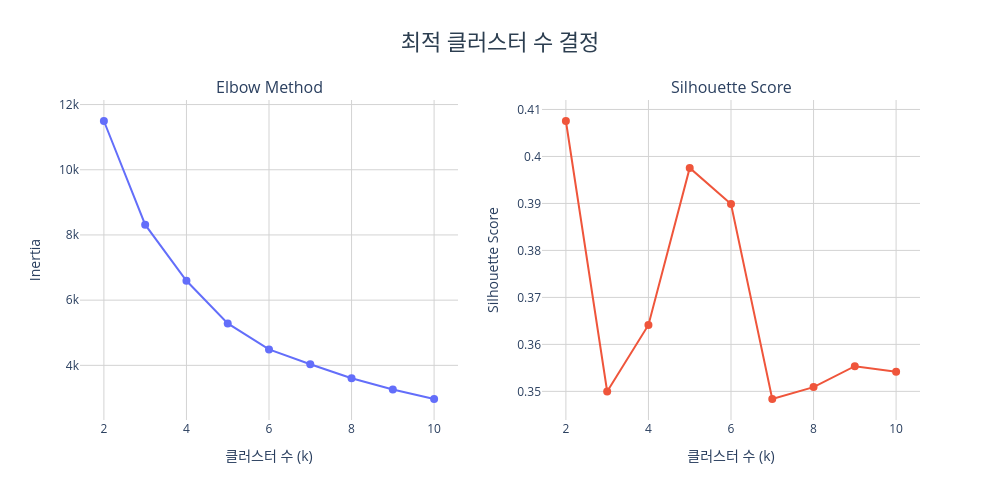

Source (notebook cell):
### Markdown cell above
## 최적 클러스터 수 결정

KMeans 클러스터링을 수행하기 전, 최적의 클러스터 수(k)를 결정하기 위해 **Elbow Method**와 **Silhouette Score** 두 가지 방법을 함께 사용했다.  
이상치에 민감한 Recency, Frequency, Monetary 원본 수치를 그대로 사용하면 클러스터링 결과가 왜곡될 수 있기 때문에, 이상치에 덜 민감한 **RobustScaler**로 스케일링한 값을 사용했다.

- **Elbow Method**: k가 증가할수록 클러스터 내 분산(Inertia)이 감소하는데, 감소폭이 급격히 줄어드는 지점(꺾이는 지점)을 최적 k로 선택한다.
- **Silhouette Score**: 클러스터링의 품질을 평가하는 지표로, 1에 가까울수록 클러스터가 잘 나뉜 것을 의미한다. 가장 높은 점수를 보이는 k를 최적 k로 선택한다.

### Code cell
from sklearn.cluster import KMeans
from sklearn.preprocessing import RobustScaler
from sklearn.metrics import silhouette_score

features = rfm_lifetime[['Recency', 'Frequency', 'Monetary']]
scaler = RobustScaler()
scaled_features = pd.DataFrame(
    scaler.fit_transform(features),
    columns=['Recency', 'Frequency', 'Monetary']
)

inertias = []
silhouette_scores = []
k_range = range(2, 11)

for k in k_range:
    kmeans = KMeans(n_clusters=k, random_state=42, n_init=10)
    labels = kmeans.fit_predict(scaled_features)
    inertias.append(kmeans.inertia_)
    silhouette_scores.append(silhouette_score(scaled_features, labels))

fig = make_subplots(
    rows=1, cols=2,
    subplot_titles=('Elbow Method', 'Silhouette Score')
)

fig.add_trace(
    go.Scatter(
        x=list(k_range), y=inertias,
        mode='lines+markers',
        marker=dict(size=8, color='#636EFA'),
        line=dict(color='#636EFA'),
        showlegend=False
    ),
    row=1, col=1
)

fig.add_trace(
    go.Scatter(
        x=list(k_range), y=silhouette_scores,
        mode='lines+markers',
        marker=dict(size=8, color='#EF553B'),
        line=dict(color='#EF553B'),
        showlegend=False
    ),
    row=1, col=2
)

fig.update_layout(
    title=dict(
        text='최적 클러스터 수 결정',
        font=dict(size=22, color='#2c3e50', family='Arial Black'),
        x=0.5,
        xanchor='center'
    ),
    height=500,
    width=1000,
    plot_bgcolor='white'
)

fig.update_xaxes(gridcolor='lightgray')
fig.update_yaxes(gridcolor='lightgray')
fig.update_yaxes(title_text='Inertia', row=1, col=1)
fig.update_yaxes(title_text='Silhouette Score', row=1, col=2)
fig.update_xaxes(title_text='클러스터 수 (k)', row=1, col=1)
fig.update_xaxes(title_text='클러스터 수 (k)', row=1, col=2)

fig.show()

for k, s in zip(k_range, silhouette_scores):
    print(f"k={k}: {s:.4f}")

### Figure 1 — Plotly figure (JSON) as saved in the notebook; plotly's stock layout.template omitted (floating-point values rounded to 4 significant figures)
{"data": [{"line": {"color": "#636EFA"}, "marker": {"color": "#636EFA", "size": 8}, "mode": "lines+markers", "showlegend": false, "type": "scatter", "x": [2, 3, 4, 5, 6, 7, 8, 9, 10], "xaxis": "x", "y": [11500.0, 8316.0, 6594.0, 5285.0, 4489.0, 4033.0, 3605.0, 3260.0, 2968.0], "yaxis": "y"}, {"line": {"color": "#EF553B"}, "marker": {"color": "#EF553B", "size": 8}, "mode": "lines+markers", "showlegend": false, "type": "scatter", "x": [2, 3, 4, 5, 6, 7, 8, 9, 10], "xaxis": "x2", "y": [0.4075, 0.35, 0.3641, 0.3976, 0.3899, 0.3484, 0.3509, 0.3554, 0.3542], "yaxis": "y2"}], "layout": {"annotations": [{"font": {"size": 16}, "showarrow": false, "text": "Elbow Method", "x": 0.225, "xanchor": "center", "xref": "paper", "y": 1, "yanchor": "bottom", "yref": "paper"}, {"font": {"size": 16}, "showarrow": false, "text": "Silhouette Score", "x": 0.775, "xanchor": "center", "xref": "paper", "y": 1, "yanchor": "bottom", "yref": "paper"}], "height": 500, "plot_bgcolor": "white", "title": {"font": {"color": "#2c3e50", "family": "Arial Black", "size": 22}, "text": "최적 클러스터 수 결정", "x": 0.5, "xanchor": "center"}, "width": 1000, "xaxis": {"anchor": "y", "domain": [0, 0.45], "gridcolor": "lightgray", "title": {"text": "클러스터 수 (k)"}}, "xaxis2": {"anchor": "y2", "domain": [0.55, 1], "gridcolor": "lightgray", "title": {"text": "클러스터 수 (k)"}}, "yaxis": {"anchor": "x", "domain": [0, 1], "gridcolor": "lightgray", "title": {"text": "Inertia"}}, "yaxis2": {"anchor": "x2", "domain": [0, 1], "gridcolor": "lightgray", "title": {"text": "Silhouette Score"}}}}
